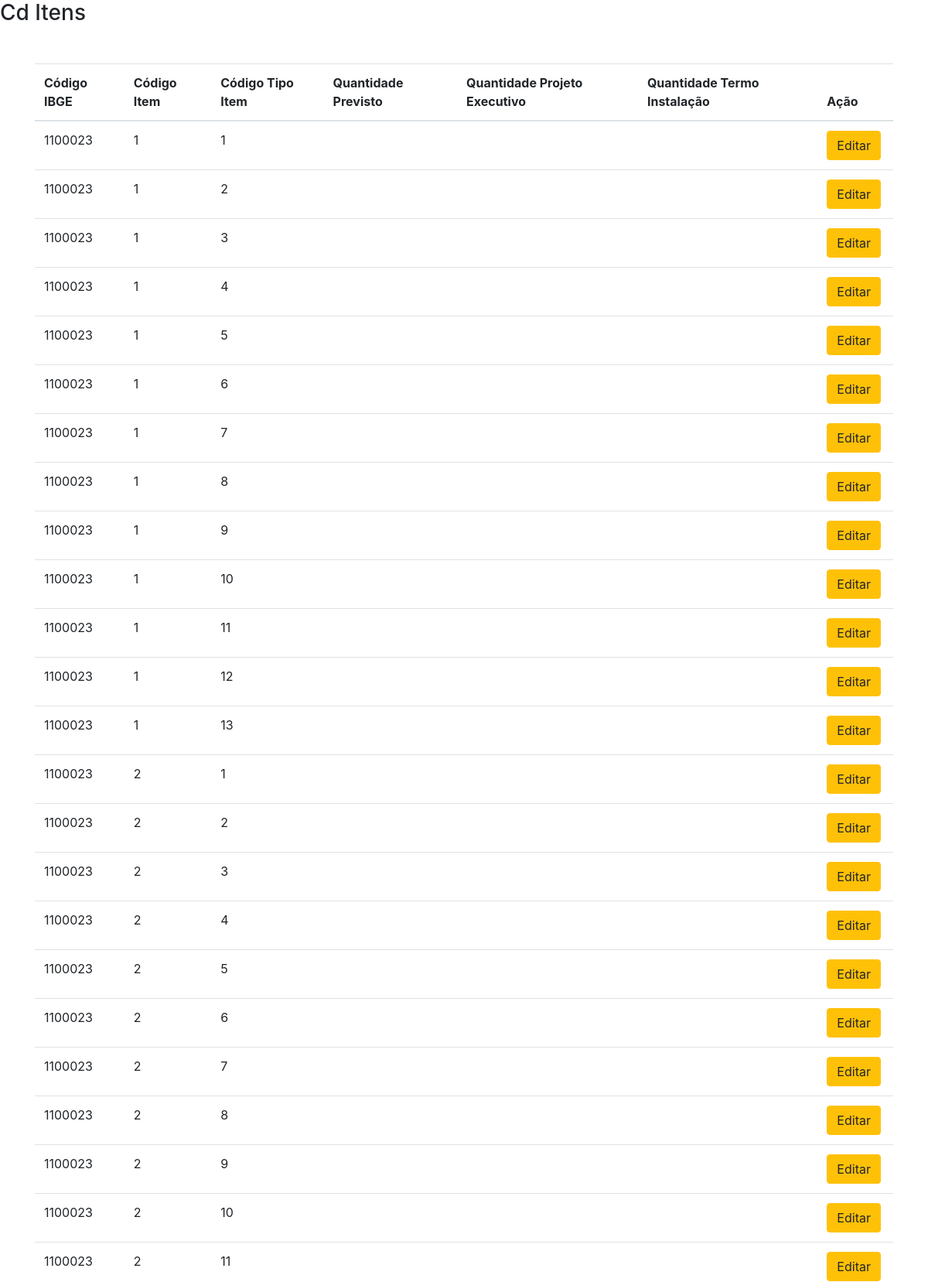
The page /View/CdItens.php (upper part) on the database its author committed.
### tables this page shows
CREATE TABLE IF NOT EXISTS `cd_itens` (
  `cod_ibge` int(7) NOT NULL,
  `cod_item` int(11) NOT NULL,
  `cod_tipo_item` int(11) NOT NULL,
  `quantidade_previsto` int(11) DEFAULT NULL,
  `quantidade_projeto_executivo` int(11) DEFAULT NULL,
  `quantidade_termo_instalacao` int(11) DEFAULT NULL,
  PRIMARY KEY (`cod_ibge`,`cod_item`,`cod_tipo_item`),
  KEY `fk_itens_has_cd_cd1_idx` (`cod_ibge`),
  KEY `fk_cd_itens_itens2_idx` (`cod_item`,`cod_tipo_item`)
);

### Model/DAO/ClassCdItensDAO.php (called while the page is built, shortened)
<?php
class ClassCdItensDAO {
    public function listarCdItens(){
        try {
            $pdo = Conexao::getInstance();
            $sql = "SELECT cod_ibge,cod_item,cod_tipo_item,quantidade_previsto,quantidade_projeto_executivo,quantidade_termo_instalacao FROM cd_itens ORDER BY cod_ibge ASC";
            $stmt = $pdo->prepare($sql);
            $stmt->execute();
            return $stmt->fetchAll();
        } catch (PDOException $ex) {
            return $ex->getMessage();
        }
    }
}

### Controller/ControleListarCdItens.php (called while the page is built)
<?php
require_once '../Model/DAO/ClassCdItensDAO.php';
$listar = new ClassCdItensDAO();
$dados = $listar->listarCdItens();
if($dados) {
    $array_dados = $dados;
} else {
    $array_dados = [];
}

### view/CdItens.php (the view, shortened to what this page needs)
<?php
    include_once("_cabecalho.php");
    require_once("../Controller/ControleListarCdItens.php");
    ?>
    <main id="main">
        <div class="row mb-5">
          <div id="mainHeader" class="col-md-6 d-flex align-items-center">
            <span>
            <h3 class="mb-0">Cd Itens</h3>
            </span>
            </div>
        </div>
        <div class="container">
          <div class="row">
            <div class="col-12">
              <div class="table-responsive">
                <table class="table">
                  <thead>
                    <tr>
                      <th scope="col">Código IBGE</th>
                      <th scope="col">Código Item</th>
                      <th scope="col">Código Tipo Item </th>
                      <th scope="col">Quantidade Previsto</th>
                      <th scope="col">Quantidade Projeto Executivo</th>
                      <th scope="col">Quantidade Termo Instalação</th>
                      <th scope="col">Ação</th>
                    </tr>
                  </thead>
                  <tbody>
                  <?php
                    foreach($array_dados as $key => $value) {
                        ?>
                        <tr>
                          <td><?php echo $value['cod_ibge'] ?></td>
                          <td><?php echo $value['cod_item'] ?></td>
                          <td><?php echo $value['cod_tipo_item'] ?></td>
                          <td><?php echo $value['quantidade_previsto'] ?></td>
                          <td><?php echo $value['quantidade_projeto_executivo'] ?></td>
                          <td><?php echo $value['quantidade_termo_instalacao'] ?></td>
                          <td>
                            <span class="d-flex">
                            <a href="<?php echo URL ?>View/CdItensEditar.php?cod_ibge=<?php echo $value['cod_ibge'] ?>" class="btn btn-warning mr-1">
                              Editar
                            </a>
                            </span>
                          </td>
                        </tr>
                        <?php
                    }
                  ?>
                  </tbody>
                </table>
              </div>
            </div>
          </div>
        </div>
    </main>
    <?php
    include_once('_rodape.php');
?>

### rows shown on the page
cd_itens: cod_ibge "1100023", cod_item "1", cod_tipo_item "1"
cd_itens: cod_ibge "1100023", cod_item "1", cod_tipo_item "2"
cd_itens: cod_ibge "1100023", cod_item "1", cod_tipo_item "3"
cd_itens: cod_ibge "1100023", cod_item "1", cod_tipo_item "4"
cd_itens: cod_ibge "1100023", cod_item "1", cod_tipo_item "5"
cd_itens: cod_ibge "1100023", cod_item "1", cod_tipo_item "6"
cd_itens: cod_ibge "1100023", cod_item "1", cod_tipo_item "7"
cd_itens: cod_ibge "1100023", cod_item "1", cod_tipo_item "8"
cd_itens: cod_ibge "1100023", cod_item "1", cod_tipo_item "9"
cd_itens: cod_ibge "1100023", cod_item "1", cod_tipo_item "10"
cd_itens: cod_ibge "1100023", cod_item "1", cod_tipo_item "11"
cd_itens: cod_ibge "1100023", cod_item "1", cod_tipo_item "12"
cd_itens: cod_ibge "1100023", cod_item "1", cod_tipo_item "13"
cd_itens: cod_ibge "1100023", cod_item "2", cod_tipo_item "1"
cd_itens: cod_ibge "1100023", cod_item "2", cod_tipo_item "2"
cd_itens: cod_ibge "1100023", cod_item "2", cod_tipo_item "3"
cd_itens: cod_ibge "1100023", cod_item "2", cod_tipo_item "4"
cd_itens: cod_ibge "1100023", cod_item "2", cod_tipo_item "5"
cd_itens: cod_ibge "1100023", cod_item "2", cod_tipo_item "6"
cd_itens: cod_ibge "1100023", cod_item "2", cod_tipo_item "7"
cd_itens: cod_ibge "1100023", cod_item "2", cod_tipo_item "8"
cd_itens: cod_ibge "1100023", cod_item "2", cod_tipo_item "9"
cd_itens: cod_ibge "1100023", cod_item "2", cod_tipo_item "10"
cd_itens: cod_ibge "1100023", cod_item "2", cod_tipo_item "11"
